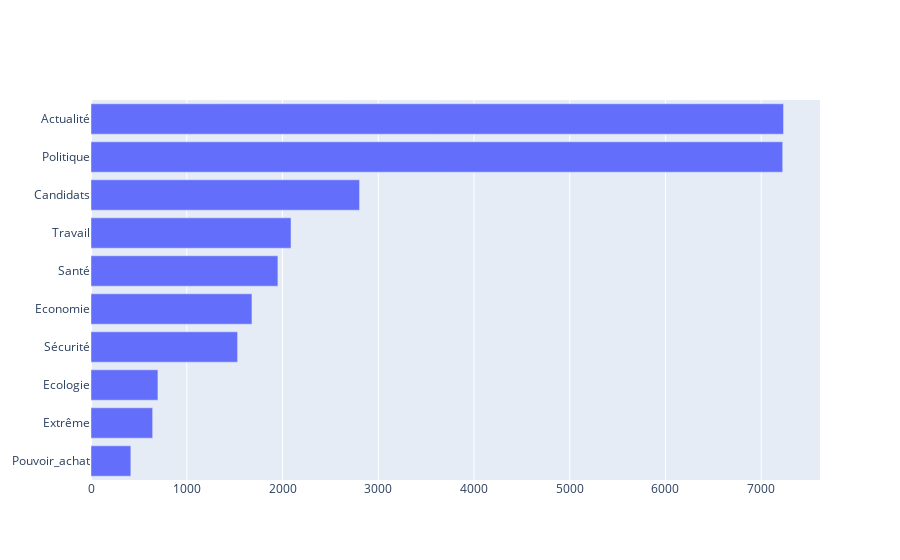

Here is the notebook cell this chart was saved with:
### Code cell
national_score_per_theme()

### Figure 1 — Plotly figure (JSON) as saved in the notebook; plotly's stock layout.template omitted (floating-point values rounded to 4 significant figures)
{"data": [{"orientation": "h", "type": "bar", "x": [416, 644, 699, 1531, 1681, 1952, 2089, 2805, 7224, 7233], "y": ["Pouvoir_achat", "Extrême", "Ecologie", "Sécurité", "Economie", "Santé", "Travail", "Candidats", "Politique", "Actualité"]}], "layout": {}}
